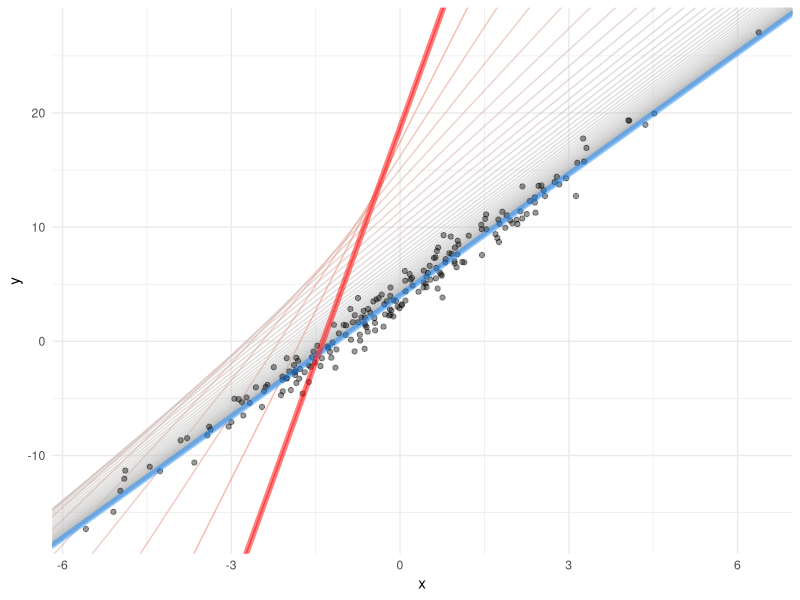
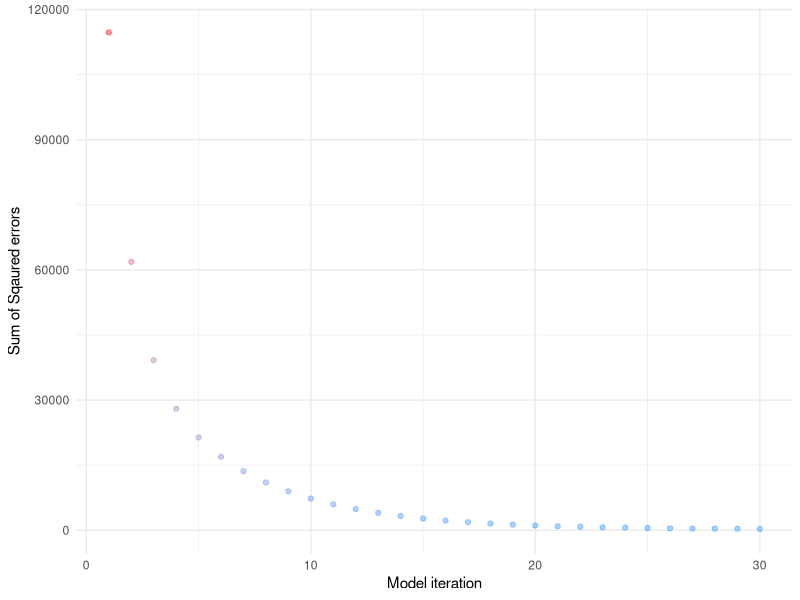

These figures' R source, in order:
#install.packages("dplyr")

library(dplyr)
library(ggplot2)

n     <- 200 # number of observations
bias  <- 4
slope <- 3.5
dot   <- `%*%` # defined for personal preference 

x   <- rnorm(n) * 2
x_b <- cbind(x, rep(1, n))
y   <- bias + slope * x + rnorm(n)
df  <- data_frame(x = x,  y = y)

learning_rate <- 0.05
n_iterations  <- 100
theta         <- matrix(c(20, 20))

b0    <- vector("numeric", length = n_iterations)
b1    <- vector("numeric", length = n_iterations)
sse_i <- vector("numeric", length = n_iterations)

for (iteration in seq_len(n_iterations)) { 
  
  residuals_b        <- dot(x_b, theta) - y
  gradients          <- 2/n * dot(t(x_b), residuals_b)
  theta              <- theta - learning_rate * gradients
  
  sse_i[[iteration]] <- sum((y - dot(x_b, theta))**2)
  b0[[iteration]]    <- theta[2]
  b1[[iteration]]    <- theta[1]
  
}

model_i <- data.frame(model_iter = 1:n_iterations, 
                      sse = sse_i, 
                      b0 = b0, 
                      b1 = b1)


p1 <- df %>% 
  ggplot(aes(x=x, y=y)) + 
  geom_abline(aes(intercept = b0, 
                  slope = b1, 
                  colour = -sse, 
                  frame = model_iter), 
              data = model_i, 
              alpha = .50 
  ) +
  geom_point(alpha = 0.4) + 
  geom_abline(aes(intercept = b0, 
                  slope = b1), 
              data = model_i[100, ], 
              alpha = 0.5, 
              size = 2, 
              colour = "dodger blue") +
  geom_abline(aes(intercept = b0, 
                  slope = b1),
              data = model_i[1, ],
              colour = "red", 
              alpha = 0.5,
              size = 2) + 
  scale_color_continuous(low = "red", high = "grey") +
  guides(colour = FALSE) +
  theme_minimal()

p2 <- model_i[1:30,] %>%
  ggplot(aes(model_iter, sse, colour = -sse)) + 
  geom_point(alpha = 0.4) +
  theme_minimal() +
  labs(x = "Model iteration", 
       y = "Sum of Sqaured errors") + 
  scale_color_continuous(low = "red", high = "dodger blue") +
  guides(colour = FALSE)